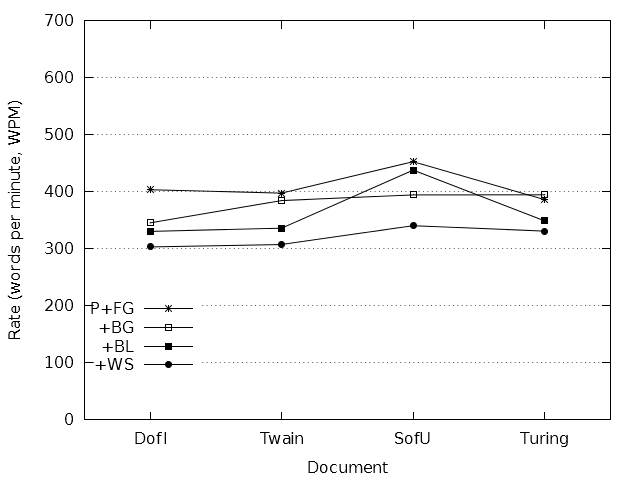

gnuplot code for this plot:
terminal = "pngcairo"
output = "type-all.png"

if (!exists("input")) input = "spd-all.dat"

set datafile missing "-"
stats input using 3 nooutput

if (!exists("schemeCount")) {
	schemeCount = STATS_blocks
}

if (!exists("fileCount")) {
	fileCount = (STATS_records + STATS_invalid) / STATS_blocks
}

if (exists("terminal")) {
	set terminal terminal mono solid
}
else {
	set terminal windows monochrome solid
}

if (exists("output")) set output output

#set title "Document Type Performance for Multiple Schemes"
set style data linespoints
set key autotitle columnhead left bottom

set ylabel "Rate (words per minute, WPM)"
set yrange [ 0 : 700 ]
set ytics 100
set grid ytics

set xlabel "Document"
set xrange [ -0.5 : fileCount - 0.5 ]

plot for [ i = 1 : schemeCount ] input using 3 : xticlabels(1) index i - 1 pointtype i + 2
